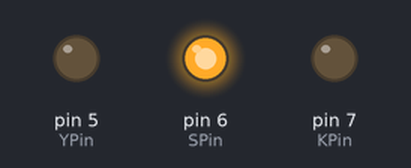
This sketch was run on a simulated Arduino Uno, built with avr-gcc and run on an emulated ATmega328P. Parts: output pins drawn as LEDs (lit = HIGH).

Above: at 1.5 s.
At 9.0 s:
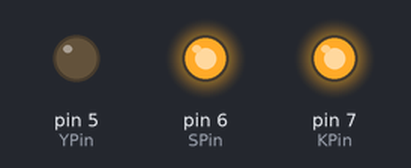
At 19.0 s:
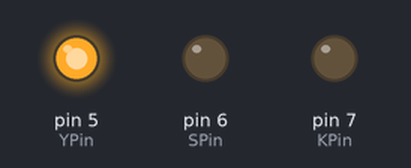
At 33.5 s:
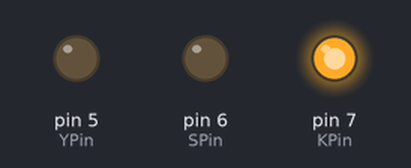
Timing chart, 0 to 36.4 s (numbered marks = the images above):
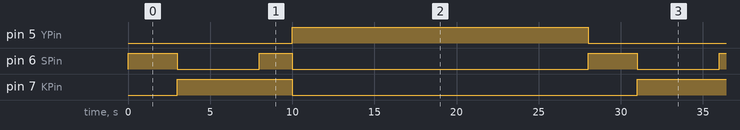

Measured:
- by itself, pin 5 (YPin): alternates HIGH for 18.0 s and LOW for 10.0 s
- by itself, pin 6 (SPin): repeats every 28.0 s: LOW 5.0 s, HIGH 2.0 s, LOW 18.0 s, HIGH 3.0 s
- by itself, pin 7 (KPin): alternates HIGH for 7.0 s and LOW for 21.0 s

The sketch:

Traffic.ino
```cpp
int KPin = 7;
int SPin = 6;
int YPin = 5;

void setup(){
    pinMode(KPin, OUTPUT);
    pinMode(SPin, OUTPUT);
    pinMode(YPin, OUTPUT);
}
void loop(){
    DecideLight();
    delay(15000);
}
void DecideLight(){
    // yellow is open for 3 second and green close
    digitalWrite(YPin, LOW);
    digitalWrite(SPin, HIGH);
    delay(3000);
    //After 3 second yellow is closed and red is open for 5 second
    digitalWrite(SPin, LOW);
    digitalWrite(KPin, HIGH);
    delay(5000);
    //After 5 second red and yellow is open for 2 second (ready to green open)
    digitalWrite(SPin, HIGH);
    delay(2000);
    //After 2 second red and yellow is closed and green is open for 3 second
    digitalWrite(SPin, LOW);
    digitalWrite(KPin, LOW);
    digitalWrite(YPin, HIGH);
    delay(3000);
}
```
